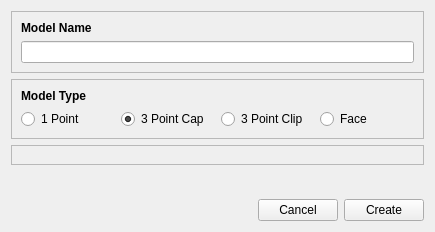
<?xml version="1.0" encoding="UTF-8"?>
<ui version="4.0">
 <class>ModelCreation</class>
 <widget class="QWidget" name="ModelCreation">
  <property name="geometry">
   <rect>
    <x>0</x>
    <y>0</y>
    <width>435</width>
    <height>232</height>
   </rect>
  </property>
  <property name="windowTitle">
   <string>Model Creation</string>
  </property>
  <property name="windowIcon">
   <iconset resource="ltr_rc.qrc">
    <normaloff>:/ltr/linuxtrack.svg</normaloff>:/ltr/linuxtrack.svg</iconset>
  </property>
  <layout class="QVBoxLayout" name="verticalLayout_5">
   <item>
    <layout class="QVBoxLayout" name="verticalLayout_3">
     <item>
      <widget class="QFrame" name="frame_2">
       <property name="frameShape">
        <enum>QFrame::StyledPanel</enum>
       </property>
       <property name="frameShadow">
        <enum>QFrame::Raised</enum>
       </property>
       <layout class="QVBoxLayout" name="verticalLayout_2">
        <item>
         <widget class="QLabel" name="label">
          <property name="font">
           <font>
            <weight>75</weight>
            <bold>true</bold>
           </font>
          </property>
          <property name="text">
           <string>Model Name</string>
          </property>
         </widget>
        </item>
        <item>
         <widget class="QLineEdit" name="ModelName"/>
        </item>
       </layout>
      </widget>
     </item>
     <item>
      <widget class="QFrame" name="frame">
       <property name="frameShape">
        <enum>QFrame::StyledPanel</enum>
       </property>
       <property name="frameShadow">
        <enum>QFrame::Raised</enum>
       </property>
       <layout class="QVBoxLayout" name="verticalLayout">
        <item>
         <widget class="QLabel" name="label_2">
          <property name="font">
           <font>
            <weight>75</weight>
            <bold>true</bold>
           </font>
          </property>
          <property name="text">
           <string>Model Type</string>
          </property>
         </widget>
        </item>
        <item>
         <layout class="QHBoxLayout" name="horizontalLayout_3">
          <item>
           <widget class="QRadioButton" name="Model1Pt">
            <property name="text">
             <string>1 Point</string>
            </property>
           </widget>
          </item>
          <item>
           <widget class="QRadioButton" name="Model3PtCap">
            <property name="text">
             <string>3 Point Cap</string>
            </property>
            <property name="checked">
             <bool>true</bool>
            </property>
           </widget>
          </item>
          <item>
           <widget class="QRadioButton" name="Model3PtClip">
            <property name="text">
             <string>3 Point Clip</string>
            </property>
           </widget>
          </item>
          <item>
           <widget class="QRadioButton" name="ModelFace">
            <property name="text">
             <string>Face</string>
            </property>
           </widget>
          </item>
         </layout>
        </item>
       </layout>
      </widget>
     </item>
     <item>
      <widget class="QFrame" name="frame_3">
       <property name="frameShape">
        <enum>QFrame::StyledPanel</enum>
       </property>
       <property name="frameShadow">
        <enum>QFrame::Raised</enum>
       </property>
       <layout class="QVBoxLayout" name="verticalLayout_4">
        <item>
         <layout class="QVBoxLayout" name="MdlLayout"/>
        </item>
       </layout>
      </widget>
     </item>
     <item>
      <spacer name="verticalSpacer">
       <property name="orientation">
        <enum>Qt::Vertical</enum>
       </property>
       <property name="sizeHint" stdset="0">
        <size>
         <width>148</width>
         <height>38</height>
        </size>
       </property>
      </spacer>
     </item>
    </layout>
   </item>
   <item>
    <layout class="QHBoxLayout" name="horizontalLayout">
     <item>
      <spacer name="horizontalSpacer">
       <property name="orientation">
        <enum>Qt::Horizontal</enum>
       </property>
       <property name="sizeHint" stdset="0">
        <size>
         <width>40</width>
         <height>20</height>
        </size>
       </property>
      </spacer>
     </item>
     <item>
      <widget class="QPushButton" name="CancelButton">
       <property name="text">
        <string>Cancel</string>
       </property>
      </widget>
     </item>
     <item>
      <widget class="QPushButton" name="CreateButton">
       <property name="text">
        <string>Create</string>
       </property>
      </widget>
     </item>
    </layout>
   </item>
  </layout>
 </widget>
 <resources>
  <include location="ltr_rc.qrc"/>
 </resources>
 <connections/>
</ui>
